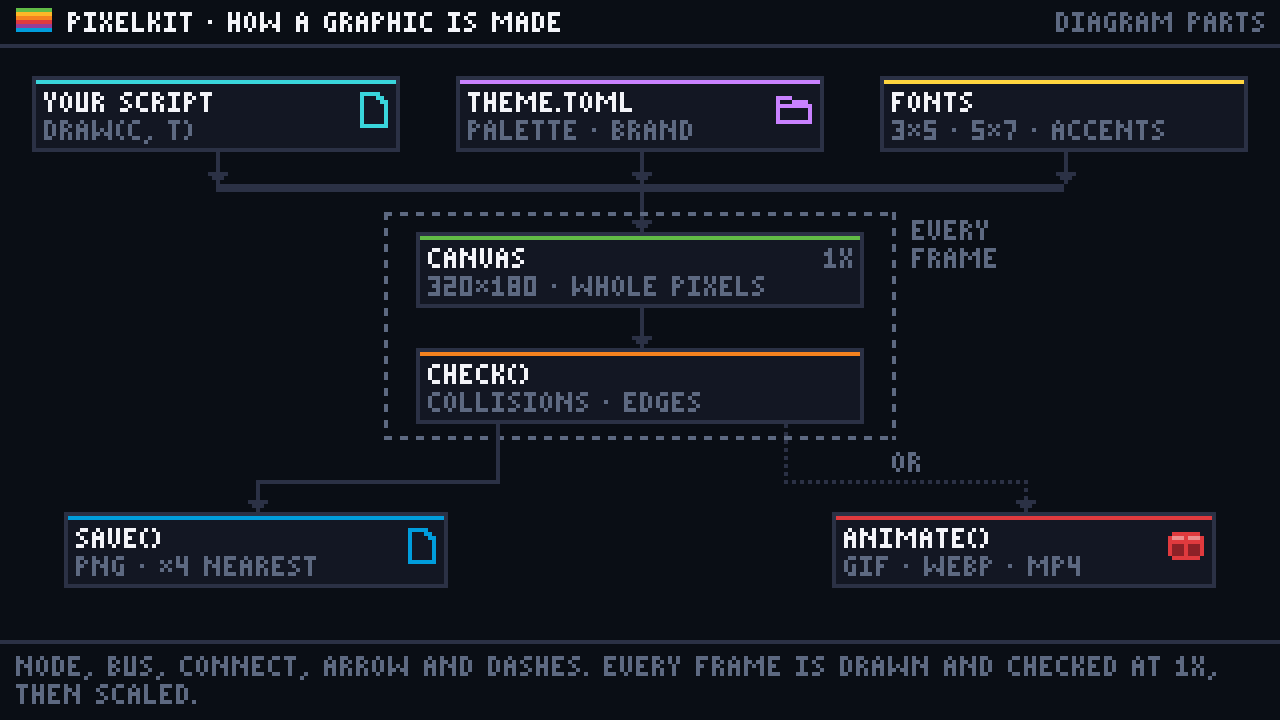

Here is the Python script that generated this plot:
"""Architecture diagram: nodes, a bus several inputs tap, elbow connectors, a dashed boundary, icons.

Shows how pixelkit itself turns a script into files.
"""

from pathlib import Path

from pixelkit import Canvas

c = Canvas(preset="wide")
top = c.header("PIXELKIT · HOW A GRAPHIC IS MADE", right="DIAGRAM PARTS")
bottom = c.footer("NODE, BUS, CONNECT, ARROW AND DASHES. EVERY FRAME IS DRAWN AND CHECKED AT 1X, THEN SCALED.")

script = c.node(8, top + 6, 92, 19, "YOUR SCRIPT", color="cyan", sub="DRAW(C, T)")
theme = c.node(114, top + 6, 92, 19, "THEME.TOML", color="violet", sub="PALETTE · BRAND")
fonts = c.node(220, top + 6, 92, 19, "FONTS", color="gold", sub="3×5 · 5×7 · ACCENTS")
c.icon(script.x2 - 10, script.y + 4, "file", "cyan")
c.icon(theme.x2 - 12, theme.y + 5, "folder", "violet")

rail = c.bus(54, script.y2 + 8, 212, "line", [script, theme, fonts])
canvas = c.node(104, rail.y2 + 10, 112, 19, "CANVAS", color="green", sub="320×180 · WHOLE PIXELS", badge="1X")
c.arrow(canvas.cx, rail.y2, canvas.cx, canvas.y - 1, "line")
check = c.node(104, canvas.y2 + 10, 112, 19, "CHECK()", color="orange", sub="COLLISIONS · EDGES")
c.connect(canvas, check, "line")

frame = (canvas.x - 8, canvas.y - 5, canvas.w + 16, check.y2 - canvas.y + 9)
for x, y, w, vertical in ((frame[0], frame[1], frame[2], False), (frame[0], frame[1] + frame[3] - 1, frame[2], False),
                          (frame[0], frame[1], frame[3], True), (frame[0] + frame[2] - 1, frame[1], frame[3], True)):
    c.dashes(x, y, w, "dim", vertical=vertical)
c.text(frame[0] + frame[2] + 4, frame[1] + 2, "EVERY", "dim")
c.text(frame[0] + frame[2] + 4, frame[1] + 9, "FRAME", "dim")

gutter = check.y2 + 14
save = c.node(16, gutter + 8, 96, 19, "SAVE()", color="blue", sub="PNG · ×4 NEAREST")
anim = c.node(208, gutter + 8, 96, 19, "ANIMATE()", color="red", sub="GIF · WEBP · MP4")
c.icon(save.x2 - 10, save.y + 4, "file", "blue")
c.icon(anim.x2 - 12, anim.y + 5, "package", "red")
c.connect(check, save, "line", ax=check.x + 20, via=gutter)
c.connect(check, anim, "line", ax=check.x2 - 20, via=gutter, dotted=True, label="OR")

c.save(Path(__file__).with_suffix(".png"))
